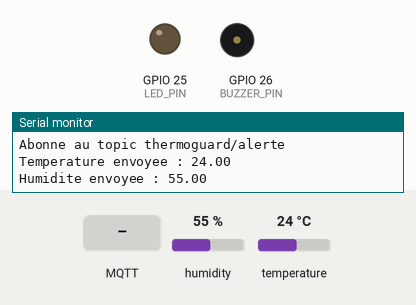
Recording of a sketch running on a simulated ESP32. Parts: output pins drawn as LEDs (lit = HIGH), buzzer (waves = sounding, pin HIGH), the last lines printed to the serial monitor. The test bench sets the inputs (shaded band); at power-on: humidity 55 %, temperature 24 °C. WiFi joins after 1.5 s; servers stay silent unless stated; no MQTT or app messages arrive unless stated.

Above: at 5.2 s.
5.3 s: MQTT message "ON" arrives on the first subscribed topic
At 10.4 s:
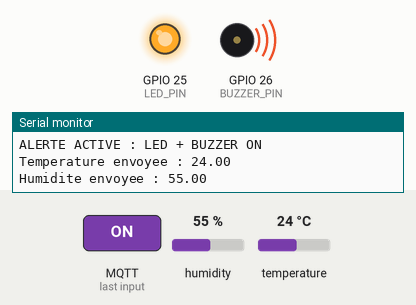
15.5 s: MQTT message "OFF" arrives on the first subscribed topic
At 19.8 s:
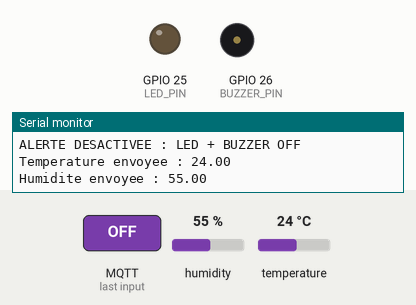
Timing chart, 0 to 21.3 s (numbered marks = the images above; inputs shaded):
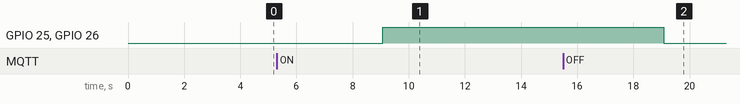

The sketch:

thermoguard_final.ino
```cpp
#include <WiFi.h>
#include <WiFiClientSecure.h>
#include <PubSubClient.h>
#include <DHT.h>

// ---------------- WIFI ----------------
const char* ssid = "xxxxxx";
const char* password = "xxxxx";

// ---------------- MQTT ----------------
const char* mqtt_server = "x.x.x.x";
const int mqtt_port = 8883;
const char* mqtt_user = "x";
const char* mqtt_password = "x";

// ---------------- CERTIFICAT TLS ----------------
static const char *root_ca = R"EOF(
-----BEGIN CERTIFICATE-----
xxxxxxxxxxxxxxxxxxxxxxxxxxx
-----END CERTIFICATE-----
)EOF";

// ---------------- DHT22 ----------------
#define DHTPIN 14
#define DHTTYPE DHT22
DHT dht(DHTPIN, DHTTYPE);

// ---------------- LED + BUZZER ----------------
#define LED_PIN 25
#define BUZZER_PIN 26

// ---------------- CLIENTS ----------------
WiFiClientSecure espClient;
PubSubClient client(espClient);

// ---------------- WIFI ----------------
void setup_wifi() {
  Serial.println("=== ETAPE 1 : CONNEXION WIFI ===");
  Serial.print("Connexion au reseau : ");
  Serial.println(ssid);

  WiFi.begin(ssid, password);

  while (WiFi.status() != WL_CONNECTED) {
    delay(1000);
    Serial.print("Statut Wi-Fi : ");
    Serial.println(WiFi.status());
  }

  Serial.println("Wi-Fi connecte");
  Serial.print("Adresse IP ESP32 : ");
  Serial.println(WiFi.localIP());
}

// ---------------- RECEPTION MQTT ----------------
void callback(char* topic, byte* payload, unsigned int length) {
  String message = "";

  for (unsigned int i = 0; i < length; i++) {
    message += (char)payload[i];
  }

  Serial.print("Message recu sur topic : ");
  Serial.println(topic);
  Serial.print("Contenu : ");
  Serial.println(message);

  if (String(topic) == "thermoguard/alerte") {
    if (message == "ON") {
      digitalWrite(LED_PIN, HIGH);
      digitalWrite(BUZZER_PIN, HIGH);
      Serial.println("ALERTE ACTIVE : LED + BUZZER ON");
    }
    else if (message == "OFF") {
      digitalWrite(LED_PIN, LOW);
      digitalWrite(BUZZER_PIN, LOW);
      Serial.println("ALERTE DESACTIVEE : LED + BUZZER OFF");
    }
  }
}

// ---------------- MQTT ----------------
void reconnect_mqtt() {
  while (!client.connected()) {
    Serial.println("=== ETAPE 2 : CONNEXION MQTT TLS ===");
    Serial.print("Tentative vers broker : ");
    Serial.println(mqtt_server);

    if (client.connect("ESP32ClientTLS", mqtt_user, mqtt_password)) {
      Serial.println("Connecte au broker MQTT TLS");

      client.publish("thermoguard/test", "ESP32 connecte en TLS");
      Serial.println("Message test envoye sur thermoguard/test");

      client.subscribe("thermoguard/alerte");
      Serial.println("Abonne au topic thermoguard/alerte");
    } else {
      Serial.print("Echec MQTT, code = ");
      Serial.println(client.state());
      Serial.println("Nouvelle tentative dans 2 secondes...");
      delay(2000);
    }
  }
}

void setup() {
  Serial.begin(115200);
  delay(2000);

  Serial.println("=== DEMARRAGE PROGRAMME ===");

  pinMode(LED_PIN, OUTPUT);
  pinMode(BUZZER_PIN, OUTPUT);

  digitalWrite(LED_PIN, LOW);
  digitalWrite(BUZZER_PIN, LOW);

  dht.begin();
  setup_wifi();

  espClient.setCACert(root_ca);
  client.setServer(mqtt_server, mqtt_port);
  client.setCallback(callback);
}

void loop() {
  if (!client.connected()) {
    reconnect_mqtt();
  }

  client.loop();

  float temperature = dht.readTemperature();
  float humidite = dht.readHumidity();

  if (isnan(temperature) || isnan(humidite)) {
    Serial.println("Erreur lecture DHT22");
  } else {
    char tempString[8];
    dtostrf(temperature, 1, 2, tempString);

    char humString[8];
    dtostrf(humidite, 1, 2, humString);

    client.publish("thermoguard/temperature", tempString);
    client.publish("thermoguard/humidite", humString);

    Serial.print("Temperature envoyee : ");
    Serial.println(tempString);

    Serial.print("Humidite envoyee : ");
    Serial.println(humString);
  }

  delay(5000);
}
```

Measured:
- after the input at 5.3 s, GPIO 25 (LED_PIN), GPIO 26 (BUZZER_PIN): LOW → HIGH after 3.8 s
- after the input at 15.5 s, GPIO 25 (LED_PIN), GPIO 26 (BUZZER_PIN): HIGH → LOW after 3.6 s
